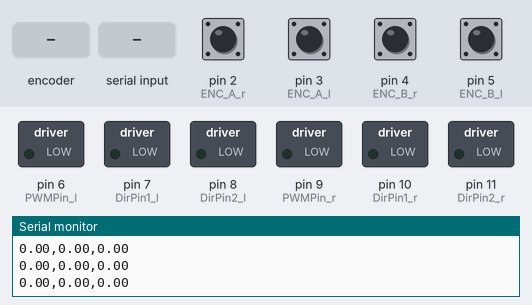
A sketch run on a simulated Arduino Mega 2560, built with avr-gcc and run on an emulated ATmega2560. Parts: switched loads named in the sketch (green lamp = pin HIGH), the last lines printed to the serial monitor. The test bench sets the inputs (shaded band); at power-on: pin 2 (ENC_A_r), pin 3 (ENC_A_l), pin 4 (ENC_B_r), pin 5 (ENC_B_l) HIGH.

Above: at 1.2 s.
1.3 s: rotary encoder on pin 2 (ENC_A_r) / pin 4 (ENC_B_r) turned 1 step (first pin leading)
At 1.8 s:
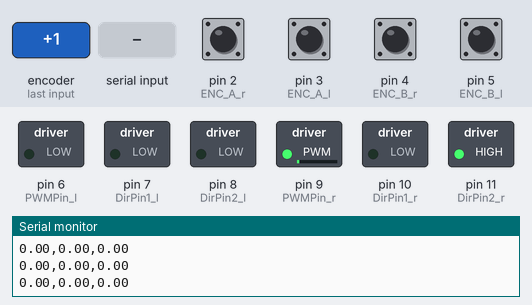
3.0 s: pin 3 (ENC_A_l) pulled LOW for 0.15 s
At 3.16 s:
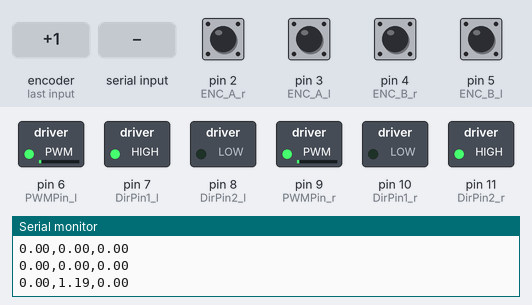
4.7 s: "90 45 200\n" received over Serial
At 5.3 s:
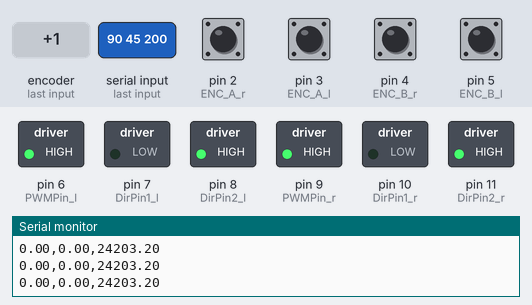
6.2 s: "1 90\n" received over the second serial link
At 7.4 s:
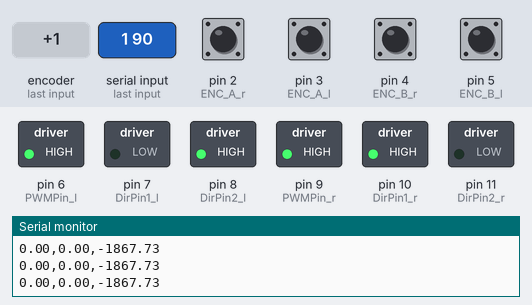
7.7 s: "90 45 200\n" received over the second serial link
At 8.8 s:
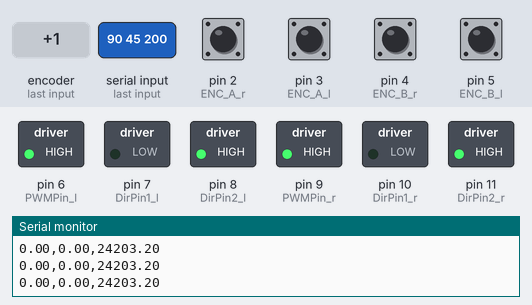
9.2 s: "1 90 45\n" received over the second serial link
At 9.8 s:
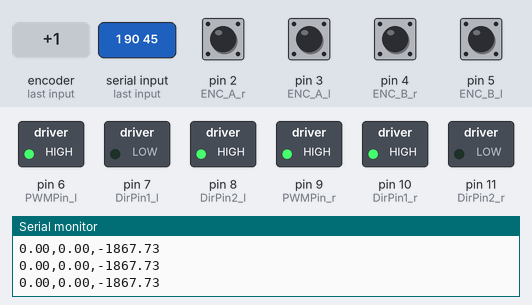
Timing chart, 0 to 11.7 s (numbered marks = the images above; inputs shaded):
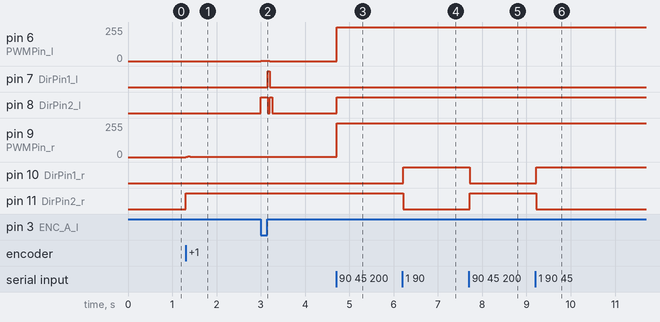

Measured:
- after the input at 1.3 s, pin 9 (PWMPin_r): 0/255 → 2/255 at once; pin 11 (DirPin2_r): LOW → HIGH at once
- after the input at 3.0 s, pin 6 (PWMPin_l): 0/255 → 1/255 at once, → 0/255 0.15 s later; pin 7 (DirPin1_l): LOW → HIGH after 0.15 s, → LOW 0.05 s later; pin 8 (DirPin2_l): LOW → HIGH at once, → LOW 0.15 s later, → HIGH 0.05 s later, → LOW 0.05 s later
- after the input at 4.7 s, pin 6 (PWMPin_l): 0/255 → 255/255 at once; pin 8 (DirPin2_l): LOW → HIGH at once; pin 9 (PWMPin_r): 2/255 → 255/255 at once
- after the input at 6.2 s, pin 10 (DirPin1_r): LOW → HIGH at once; pin 11 (DirPin2_r): HIGH → LOW at once
- after the input at 7.7 s, pin 10 (DirPin1_r): HIGH → LOW at once; pin 11 (DirPin2_r): LOW → HIGH at once
- after the input at 9.2 s, pin 10 (DirPin1_r): LOW → HIGH at once; pin 11 (DirPin2_r): HIGH → LOW at once

The sketch:

pid_both_motor.ino
```cpp
#define pi 3.1416

// ============ 방향 반전 플래그 ============
const bool REVERSE_RIGHT = true;
const bool REVERSE_LEFT  = true;

// ============ PID 파라미터 (우모터) ============
float kp_r = 0.06;
float ki_r = 0.0005;
float kd_r = 0.1;

// ============ PID 파라미터 (좌모터) ============
float kp_l = 0.06;
float ki_l = 0.0005;
float kd_l = 0.1;

// ============ 모터 핀 ============
const byte PWMPin_r = 9,  DirPin1_r = 10, DirPin2_r = 11;
const byte PWMPin_l = 6,  DirPin1_l = 7,  DirPin2_l = 8;

// ============ 엔코더 핀 ============
const byte ENC_A_r = 2, ENC_B_r = 4;
const byte ENC_A_l = 3, ENC_B_l = 5;

// ============ 엔코더 카운트 ============
volatile long EncoderCount_r = 0;
volatile long EncoderCount_l = 0;

// ============ 로봇 파라미터 ============
const float wheel_R = 0.034;   // 바퀴 반지름 (m)
const float wheel_L = 0.170;   // 휠 간격 (m)

// ============ PID 변수 (우모터) ============
float revolution_r = 0, revolution_r_prev = 0;
float RPM_r = 0, RPM_d_r = 0;
float e_r = 0, e_r_prev = 0;
float inte_r = 0, inte_r_prev = 0;
float V_r = 0;

// ============ PID 변수 (좌모터) ============
float revolution_l = 0, revolution_l_prev = 0;
float RPM_l = 0, RPM_d_l = 0;
float e_l = 0, e_l_prev = 0;
float inte_l = 0, inte_l_prev = 0;
float V_l = 0;

// ============ 타이밍 ============
const float PPR     = 1012.0;
const float Vmax    =  6.0;
const float Vmin    = -6.0;
const float RPM_MAX = 130.0;   // 모터 최대 RPM

unsigned long previousMillis = 0;
const unsigned long interval = 50;
volatile unsigned long count = 0;
unsigned long count_prev = 0;
unsigned long t = 0, t_prev = 0;
int dt = 0;

// ============ 엔코더 ISR ============
void ISR_Encoder_A_r() {
  bool pinB = digitalRead(ENC_B_r);
  bool pinA = digitalRead(ENC_A_r);
  if (REVERSE_RIGHT) {
    if (pinB == LOW) EncoderCount_r += (pinA == HIGH) ? -1 :  1;
    else             EncoderCount_r += (pinA == HIGH) ?  1 : -1;
  } else {
    if (pinB == LOW) EncoderCount_r += (pinA == HIGH) ?  1 : -1;
    else             EncoderCount_r += (pinA == HIGH) ? -1 :  1;
  }
}

void ISR_Encoder_A_l() {
  bool pinB = digitalRead(ENC_B_l);
  bool pinA = digitalRead(ENC_A_l);
  if (REVERSE_LEFT) {
    if (pinB == LOW) EncoderCount_l += (pinA == HIGH) ? -1 :  1;
    else             EncoderCount_l += (pinA == HIGH) ?  1 : -1;
  } else {
    if (pinB == LOW) EncoderCount_l += (pinA == HIGH) ?  1 : -1;
    else             EncoderCount_l += (pinA == HIGH) ? -1 :  1;
  }
}

// ============ 모터 드라이버 출력 ============
void WriteDriverVoltage_r(float V) {
  int PWMval = constrain(int(255 * abs(V) / Vmax), 0, 255);
  bool forward = (V > 0) ^ REVERSE_RIGHT;
  if (V == 0) {
    digitalWrite(DirPin1_r, LOW); digitalWrite(DirPin2_r, LOW);
  } else if (forward) {
    digitalWrite(DirPin1_r, HIGH); digitalWrite(DirPin2_r, LOW);
  } else {
    digitalWrite(DirPin1_r, LOW);  digitalWrite(DirPin2_r, HIGH);
  }
  analogWrite(PWMPin_r, PWMval);
}

void WriteDriverVoltage_l(float V) {
  int PWMval = constrain(int(255 * abs(V) / Vmax), 0, 255);
  bool forward = (V > 0) ^ REVERSE_LEFT;
  if (V == 0) {
    digitalWrite(DirPin1_l, LOW); digitalWrite(DirPin2_l, LOW);
  } else if (forward) {
    digitalWrite(DirPin1_l, HIGH); digitalWrite(DirPin2_l, LOW);
  } else {
    digitalWrite(DirPin1_l, LOW);  digitalWrite(DirPin2_l, HIGH);
  }
  analogWrite(PWMPin_l, PWMval);
}

// ============ 정지 ============
void stopMotors() {
  RPM_d_r = 0; RPM_d_l = 0;
  inte_r = 0;  inte_l = 0;
  inte_r_prev = 0; inte_l_prev = 0;
  e_r = 0; e_l = 0;
  e_r_prev = 0; e_l_prev = 0;
  WriteDriverVoltage_r(0);
  WriteDriverVoltage_l(0);
  Serial.println("Stop");
}

// ============ v,w → 좌우 목표 RPM 변환 ============
void setVW(float v, float w) {
  // phi (rad/s) 계산
  float phi_r = (v / wheel_R) - ((wheel_L * w) / (2.0 * wheel_R));
  float phi_l = (v / wheel_R) + ((wheel_L * w) / (2.0 * wheel_R));

  // rad/s → RPM
  RPM_d_r = phi_r * 60.0 / (2.0 * pi);
  RPM_d_l = phi_l * 60.0 / (2.0 * pi);

  // 적분 초기화 (목표 급변 시 windup 방지)
  inte_r = 0; inte_r_prev = 0;
  inte_l = 0; inte_l_prev = 0;
  e_r_prev = 0; e_l_prev = 0;

  Serial.print("V: "); Serial.print(v);
  Serial.print(" | W: "); Serial.print(w);
  Serial.print(" | RPM_d_r: "); Serial.print(RPM_d_r);
  Serial.print(" | RPM_d_l: "); Serial.println(RPM_d_l);
}

// ============ 타이머 카운트 ============
void updateCount() {
  unsigned long currentMillis = millis();
  if (currentMillis - previousMillis >= interval) {
    previousMillis = currentMillis;
    count++;
  }
}

// ============ setup ============
void setup() {
  Serial.begin(9600);
  Serial1.begin(9600);

  pinMode(ENC_A_r, INPUT_PULLUP); pinMode(ENC_B_r, INPUT_PULLUP);
  pinMode(ENC_A_l, INPUT_PULLUP); pinMode(ENC_B_l, INPUT_PULLUP);

  attachInterrupt(digitalPinToInterrupt(ENC_A_r), ISR_Encoder_A_r, CHANGE);
  attachInterrupt(digitalPinToInterrupt(ENC_A_l), ISR_Encoder_A_l, CHANGE);

  pinMode(PWMPin_r, OUTPUT); pinMode(DirPin1_r, OUTPUT); pinMode(DirPin2_r, OUTPUT);
  pinMode(PWMPin_l, OUTPUT); pinMode(DirPin1_l, OUTPUT); pinMode(DirPin2_l, OUTPUT);

  stopMotors();
  Serial.println("Ready. Input 'v w' from Serial1 (RaspberryPi).");
}

// ============ loop ============
void loop() {
  // Serial1: 라즈베리파이에서 "v w" 수신
  if (Serial1.available()) {
    String inputString = Serial1.readStringUntil('\n');
    inputString.trim();
    if (inputString.length() == 0) return;

    int idx = inputString.indexOf(' ');
    if (idx == -1) {
      Serial.println("[ERROR] use 'v w' format");
      return;
    }

    float v = inputString.substring(0, idx).toFloat();
    float w = inputString.substring(idx + 1).toFloat();

    if (v == 0.0 && w == 0.0) {
      stopMotors();
    } else {
      setVW(v, w);
    }
  }

  // Serial: PC 시리얼 모니터에서 직접 테스트 가능
  if (Serial.available()) {
    String inputString = Serial.readStringUntil('\n');
    inputString.trim();
    if (inputString.length() == 0) return;

    int idx = inputString.indexOf(' ');
    if (idx == -1) {
      Serial.println("[ERROR] use 'v w' format");
      return;
    }

    float v = inputString.substring(0, idx).toFloat();
    float w = inputString.substring(idx + 1).toFloat();

    if (v == 0.0 && w == 0.0) {
      stopMotors();
    } else {
      setVW(v, w);
    }
  }

  updateCount();

  // PID 루프 (50ms 주기)
  if (count > count_prev) {
    t = millis();
    dt = (int)(t - t_prev);
    if (dt <= 0) dt = 1;

    // RPM 계산
    revolution_r = EncoderCount_r / PPR;
    RPM_r = (revolution_r - revolution_r_prev) / (dt / 1000.0) * 60.0;

    revolution_l = EncoderCount_l / PPR;
    RPM_l = (revolution_l - revolution_l_prev) / (dt / 1000.0) * 60.0;

    // 우모터 PID
    e_r = RPM_d_r - RPM_r;
    inte_r = inte_r_prev + (dt * (e_r + e_r_prev) / 2.0);
    inte_r = constrain(inte_r, -1000.0, 1000.0);  // anti-windup
    V_r = kp_r * e_r + ki_r * inte_r + kd_r * (e_r - e_r_prev) / dt;
    V_r = constrain(V_r, Vmin, Vmax);

    // 좌모터 PID
    e_l = RPM_d_l - RPM_l;
    inte_l = inte_l_prev + (dt * (e_l + e_l_prev) / 2.0);
    inte_l = constrain(inte_l, -1000.0, 1000.0);  // anti-windup
    V_l = kp_l * e_l + ki_l * inte_l + kd_l * (e_l - e_l_prev) / dt;
    V_l = constrain(V_l, Vmin, Vmax);

    WriteDriverVoltage_r(V_r);
    WriteDriverVoltage_l(V_l);

    // 시리얼 플로터 출력
    Serial.print(RPM_r);
    Serial.print(",");
    Serial.print(RPM_l);
    Serial.print(",");
    Serial.println(RPM_d_r);

    // 상태 업데이트
    revolution_r_prev = revolution_r;
    revolution_l_prev = revolution_l;
    count_prev = count;
    t_prev = t;
    inte_r_prev = inte_r;
    inte_l_prev = inte_l;
    e_r_prev = e_r;
    e_l_prev = e_l;
  }
}
```
